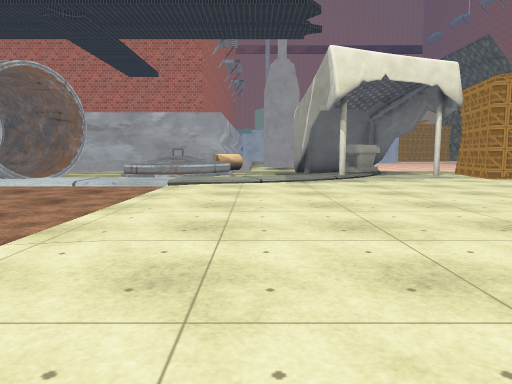
view 1 (above)

20 first-person views from a walk through a Unity game level. The camera is 1.2 m above the floor, tilts 6° down and sees 70° across. The floor is counted in squares, 2 m on a side. Each view is taken from the middle of a square. On the plan, view 1 faces up. The plan holds only what a view shows up to about 10 squares ahead; the rest is blank. The place goes on beyond the plan. The player character is not drawn. Some surface patterns are stand-ins.

view 2
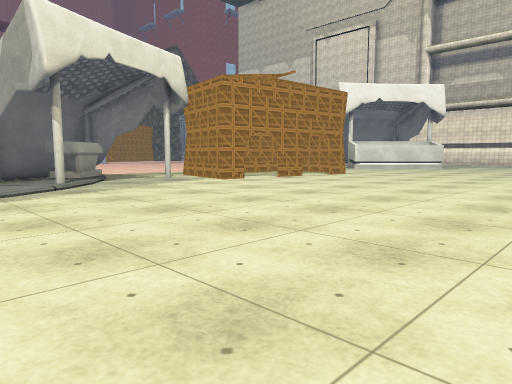

view 3
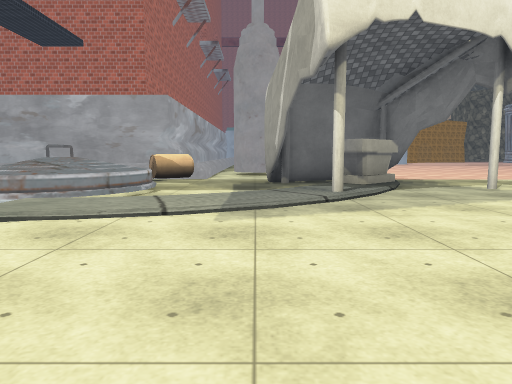

view 4
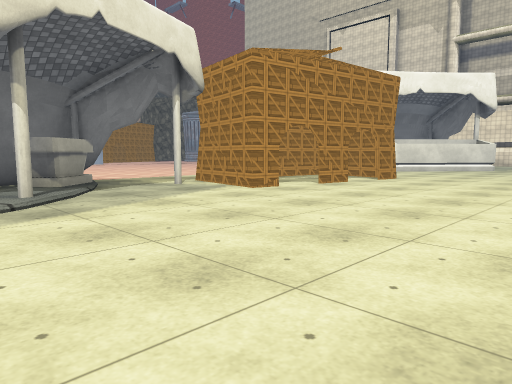

view 5
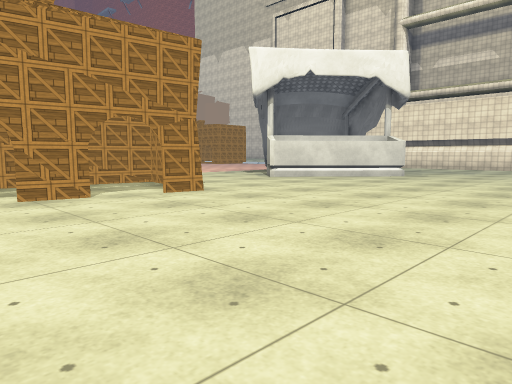

view 6
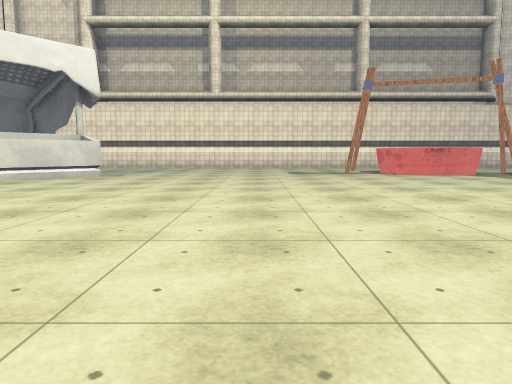

view 7
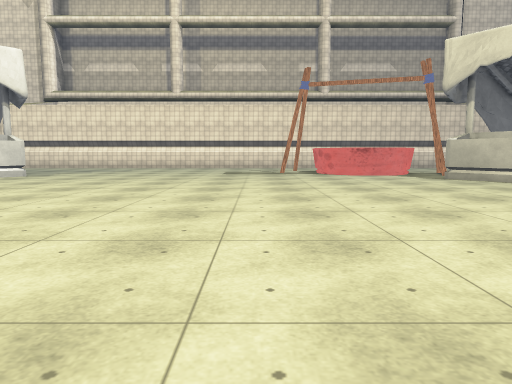

view 8
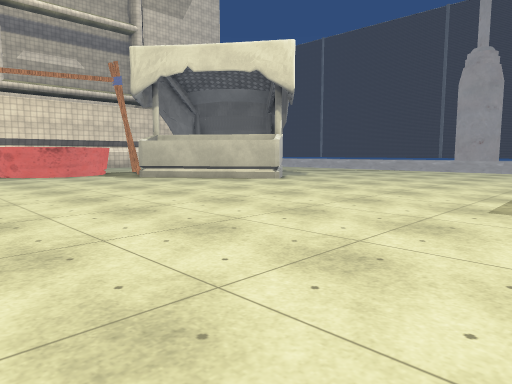

view 9
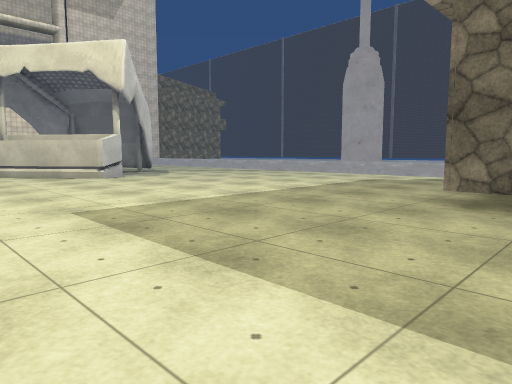

view 10
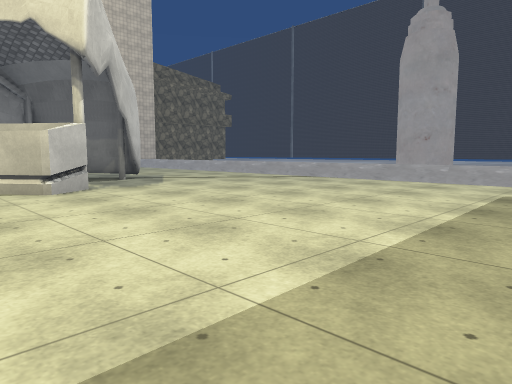

view 11
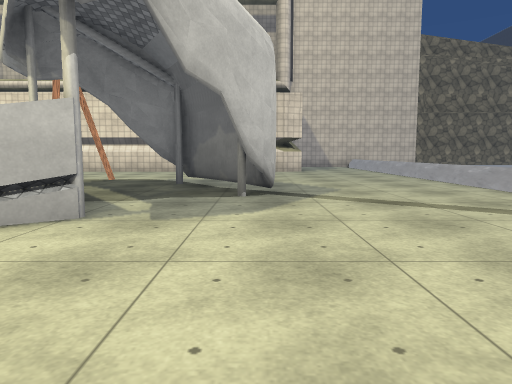

view 12
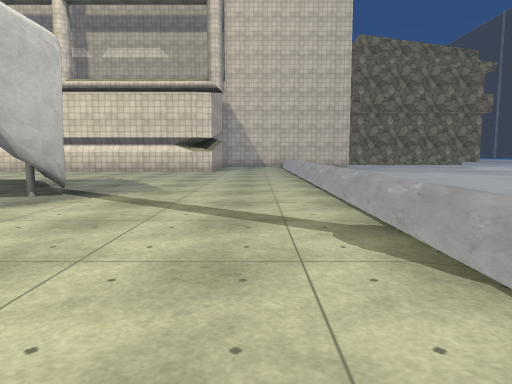

view 13
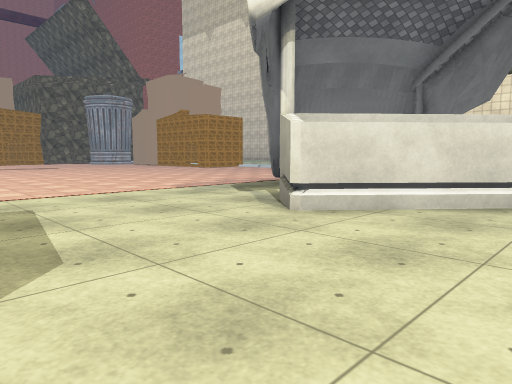

view 14
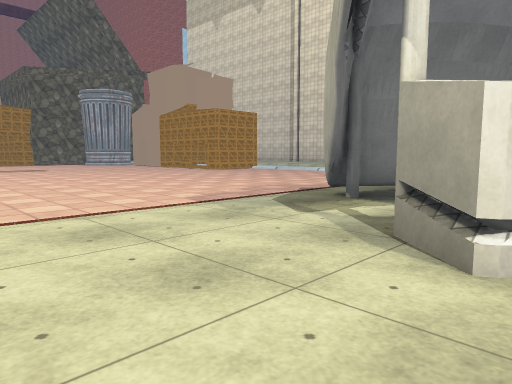

view 15
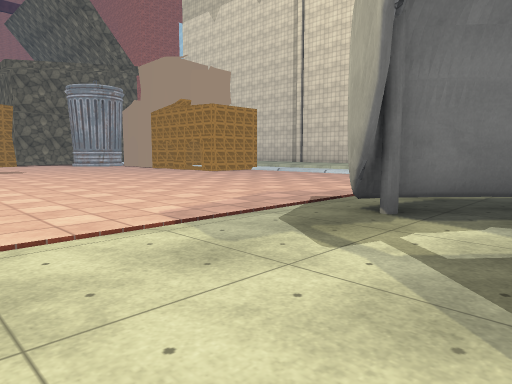

view 16
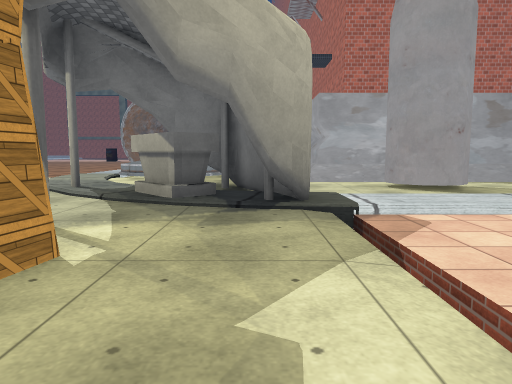

view 17
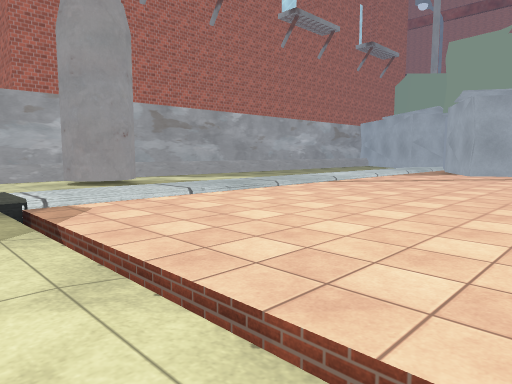

view 18
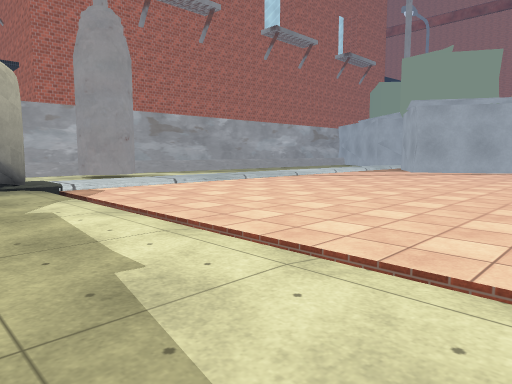

view 19
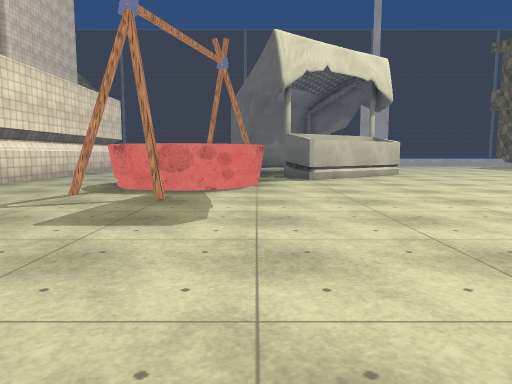

view 20
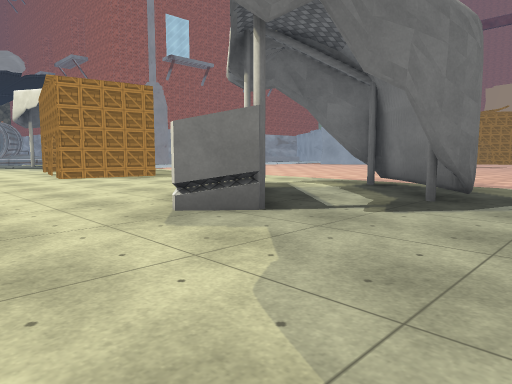

### Floor plan
Key: @ floor where view 1 was taken; # wall or solid block; x gap in a wall; . main floor; : floor 0.25 m higher than the main floor; / step, stairs or slope; = window, fence, low wall or low ledge; O other object.
Columns run from 7 left of view 1 to 19 right of it. Each row starts with its distance up from view 1.
 23              ..
 22             .....
 21            /.....    ..
 20           //.....   ....
 19       #  .//......  .....
 18       # ..//...... .......
 17       #...//...... ........
 16       # ..//...... ........
 15      ##.#///...............
 14  #####O/..//...............
 13      .O/..//..............
 12       O..###..........##..
 11       /..OO..###.......##.
 10 ###. //../O.######...#..#.
  9  //./////#...###=#..###...
  8   /.//::/.....####....##...
  7   /////....................
  6    ........................
  5    ........................
  4     .....................
  3      .....................
  2      ......   ............
  1       ...    ..............
  0        @     ...........#..
 -1              ...........##.
 -2           .............#  x
 -3           .............#  .
 -4           ...........####..
 -5           ..........##.....
 -6            ........##..#...
 -7            #..........##...
 -8             .........##....
 -9             ...............
-10              ..............
-11              ..............
-12              //////////////
-13                ============
-14                 ###

Positions as (right, up) in squares from view 1, and headings:
1: (0, 0), facing up
2: (0, 2), facing up-right
3: (1, 4), facing up
4: (1, 4), facing up-right
5: (6, 3), facing up-right
6: (6, 3), facing right
7: (6, 1), facing right
8: (6, 1), facing down-right
9: (3, -2), facing down-right
10: (6, -4), facing down-right
11: (9, -8), facing right
12: (9, -11), facing right
13: (10, 7), facing up-right
14: (11, 9), facing up-right
15: (12, 10), facing up-right
16: (8, 12), facing left
17: (9, 12), facing up-left
18: (11, 11), facing up-left
19: (16, 5), facing down
20: (19, 5), facing up-left
